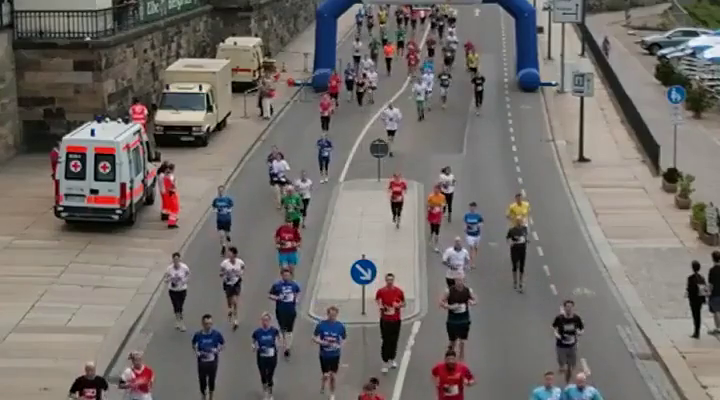
#> input picture frame 15 of Object-Tracking/Video/run.mp4, 720 x 400 px, given in place of chaplin.mp4, which was not available
$ python DenseOpticalFlow.py
#> lines starting #> are read from the running program, lines starting #| are printed output that depends on the picture; pictures that were not available may be replaced by others from this repository, and a replacement may not be noted
import cv2
import numpy as np

cap = cv2.VideoCapture('Video/chaplin.mp4')

ret, fframe = cap.read()
#> fframe is the input picture: shape (400, 720, 3); mean B, G, R 106.7, 110.3, 115.7
prev_gray = cv2.cvtColor(fframe, cv2.COLOR_BGR2GRAY)
mask = np.zeros_like(fframe)
mask[...,1]=255

while cap.isOpened():
    ret, frame = cap.read()
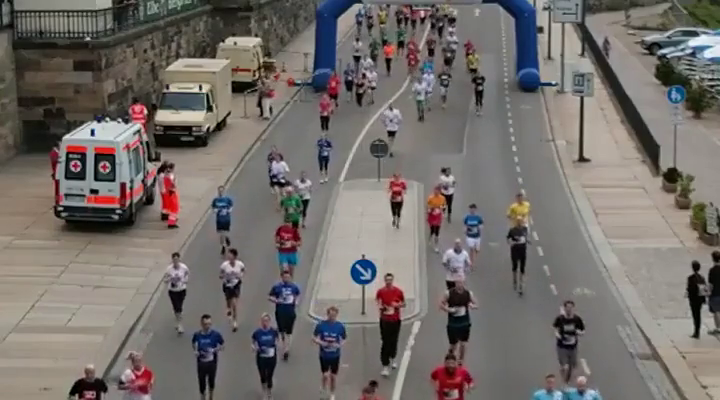
#> input picture frame 16 of Object-Tracking/Video/run.mp4, 720 x 400 px, given in place of chaplin.mp4, which was not available
#> frame is the input picture: shape (400, 720, 3); mean B, G, R 106.7, 110.4, 115.8
    cv2.imshow('Input Frame',frame)
    gray = cv2.cvtColor(frame,cv2.COLOR_BGR2GRAY)
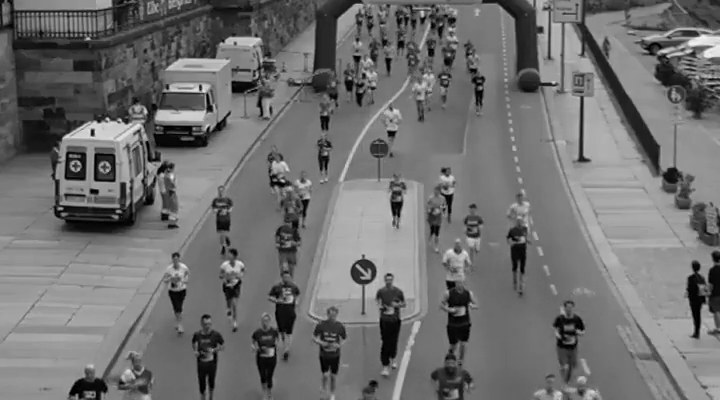
#> gray: shape (400, 720); min 0, max 242, mean 111.6
    flow = cv2.calcOpticalFlowFarneback(prev_gray,gray,None,0.5,3,15,3,5,1.2,0)

    magn, angel = cv2.cartToPolar(flow[...,0],flow[...,1])
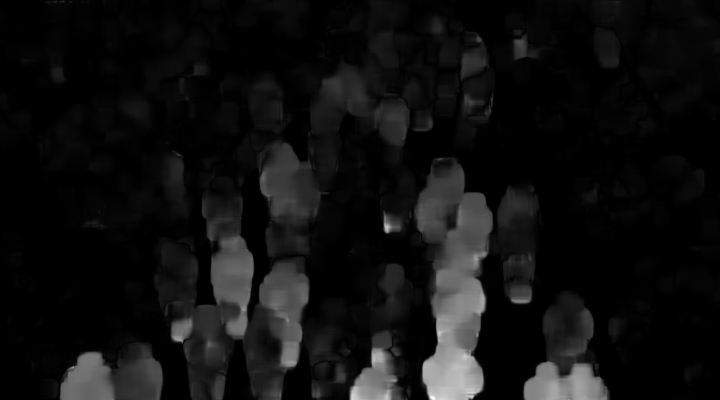
#> magn: shape (400, 720) float32; min 3.09e-10, max 5.93, mean 0.388; drawn with min black and max white
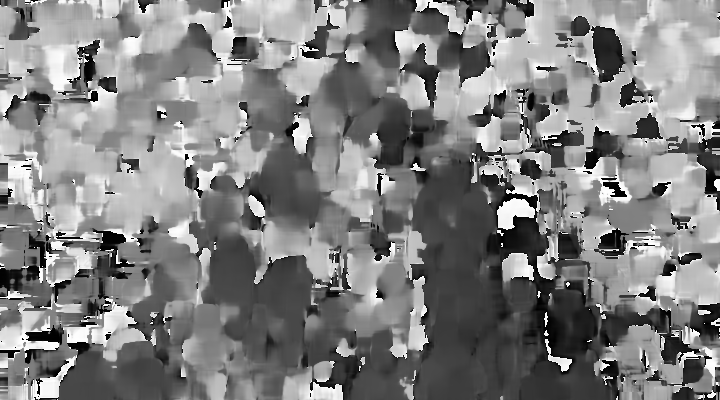
#> angel: shape (400, 720) float32; min 2.52e-05, max 6.28, mean 3.18; drawn with min black and max white
    mask[...,0] = angel*180/np.pi/2
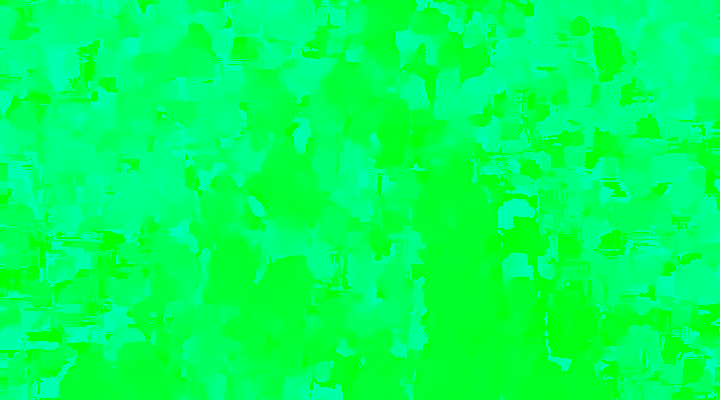
#> mask: shape (400, 720, 3); mean of channels 0, 1, 2 90.6, 255, 0; drawn as B, G, R
    mask[...,2] = cv2.normalize(magn,None,0,255,cv2.NORM_MINMAX)
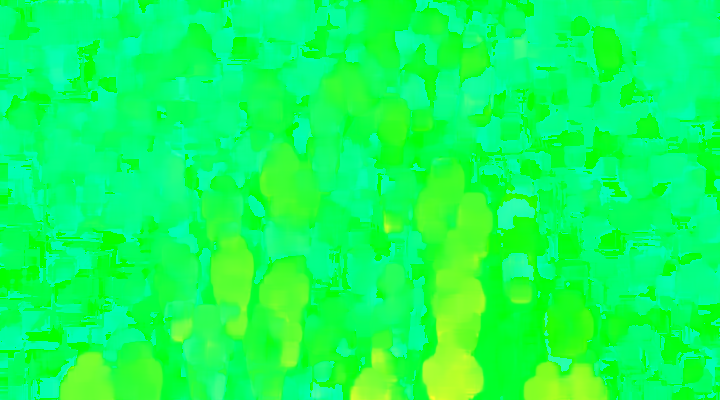
#> mask: shape (400, 720, 3); mean of channels 0, 1, 2 90.6, 255, 16.3; drawn as B, G, R
    rgb = cv2.cvtColor(mask, cv2.COLOR_HSV2RGB)
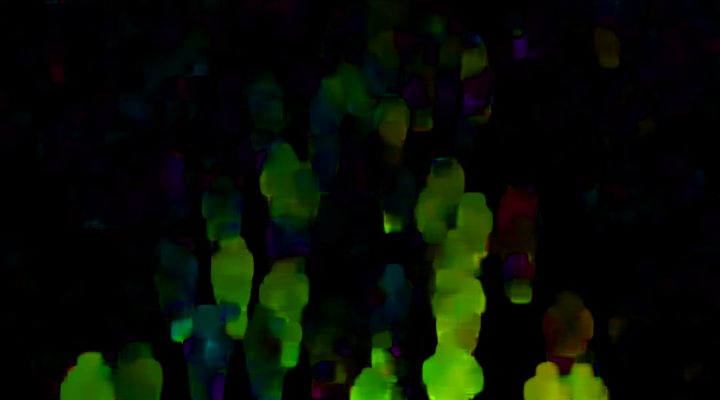
#> rgb: shape (400, 720, 3); mean R, G, B 6.7, 13.8, 3.2

    cv2.imshow('Dense Optical Flow',rgb)
    prev_gray = gray.copy()

    if cv2.waitKey(1) & 0xff == 27:
#> (key Esc is pressed here)
        break

cap.release()
cv2.destroyAllWindows()

$ run again, starting later in the video
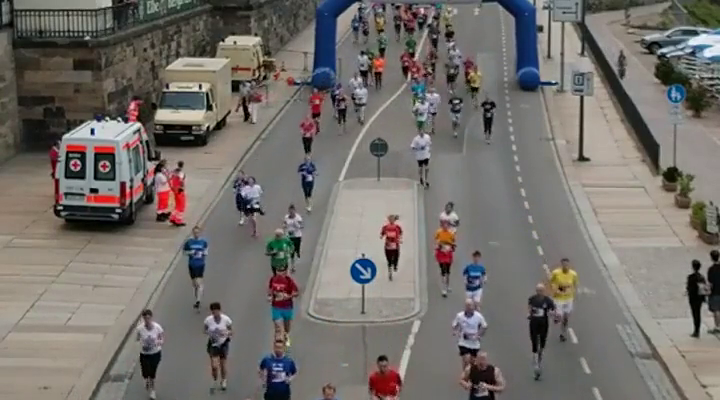
#> input picture frame 67 of Object-Tracking/Video/run.mp4, 720 x 400 px, given in place of chaplin.mp4, which was not available
#> fframe is the input picture: shape (400, 720, 3); mean B, G, R 107.4, 111.9, 116.3
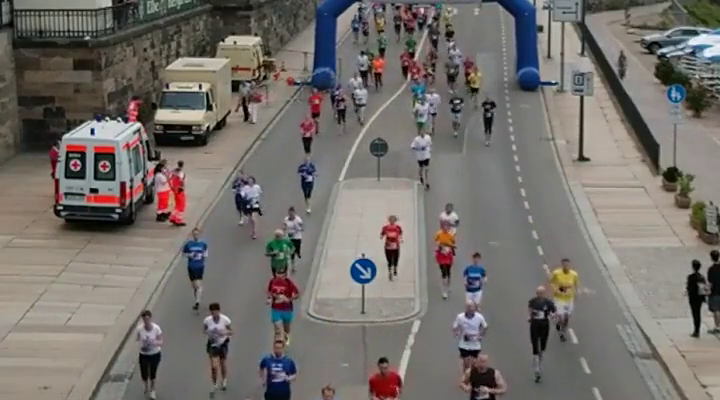
#> input picture frame 68 of Object-Tracking/Video/run.mp4, 720 x 400 px, given in place of chaplin.mp4, which was not available
#> frame is the input picture: shape (400, 720, 3); mean B, G, R 107.7, 111.9, 116.5
#> `rgb = cv2.cvtColor(mask, cv2.COLOR_HSV2RGB)`:
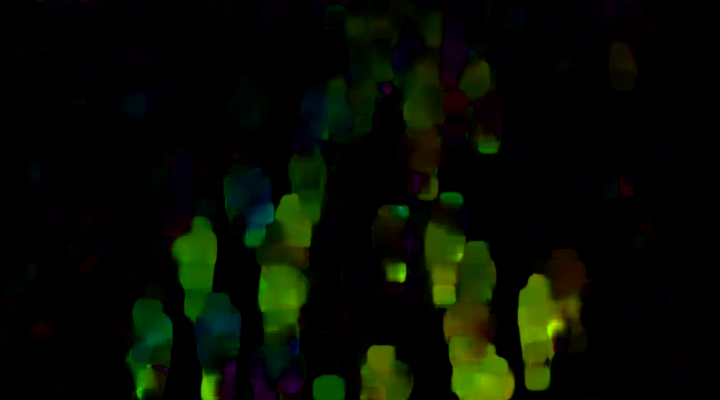
#> rgb: shape (400, 720, 3); mean R, G, B 6.5, 11.8, 1.7

$ run again, starting later in the video
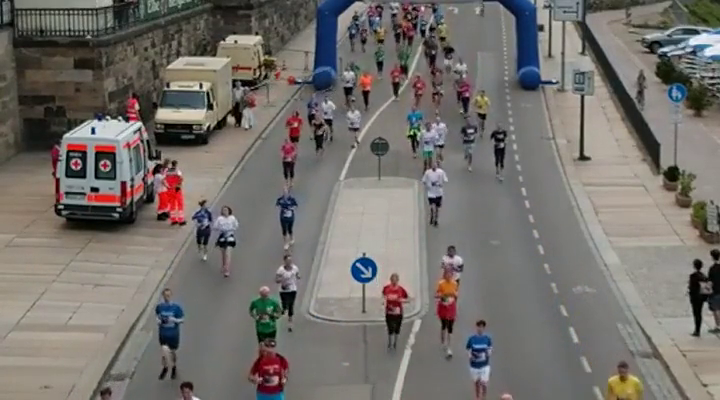
#> input picture frame 120 of Object-Tracking/Video/run.mp4, 720 x 400 px, given in place of chaplin.mp4, which was not available
#> fframe is the input picture: shape (400, 720, 3); mean B, G, R 108.1, 112.6, 116.6
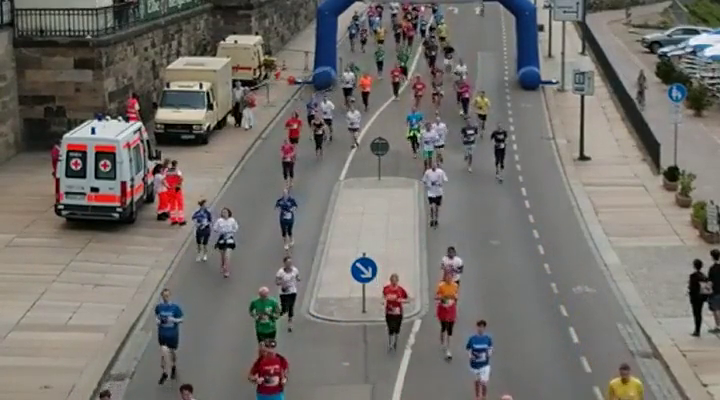
#> input picture frame 121 of Object-Tracking/Video/run.mp4, 720 x 400 px, given in place of chaplin.mp4, which was not available
#> frame is the input picture: shape (400, 720, 3); mean B, G, R 107.9, 112.6, 116.4
#> `rgb = cv2.cvtColor(mask, cv2.COLOR_HSV2RGB)`:
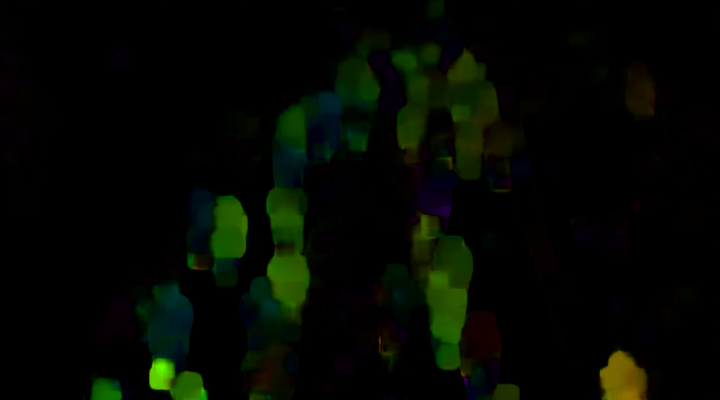
#> rgb: shape (400, 720, 3); mean R, G, B 3.9, 8, 1.4
